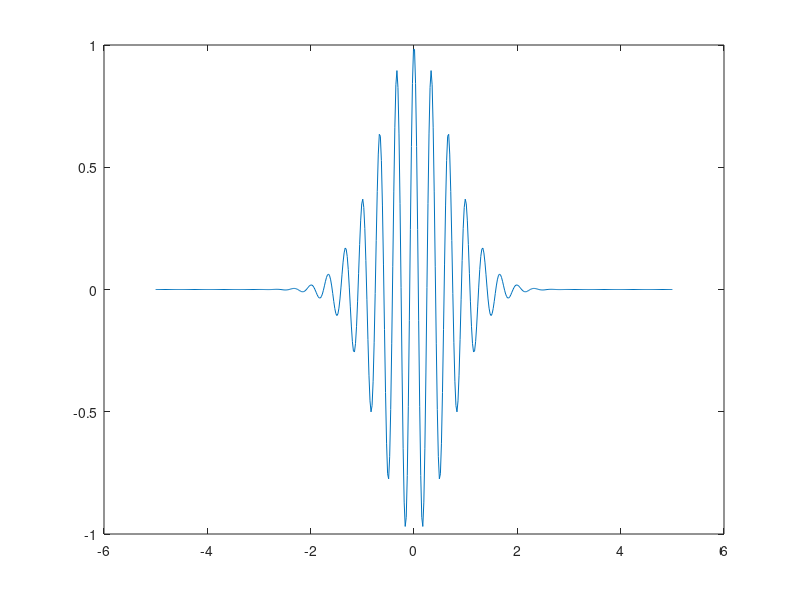

MATLAB code for this plot:
% Regression test function (black blox) for FreeMat v4.0
% This function is autogenerated by helpgen.
function bbtest_success = bbtest_hold
  bbtest_success = 1;
NumErrors = 0;
try
  x = linspace(-5,5,500);

catch
  NumErrors = NumErrors + 1;
end
try
  t = exp(-x.^2);

catch
  NumErrors = NumErrors + 1;
end
try
  y = t.*cos(2*pi*x*3);

catch
  NumErrors = NumErrors + 1;
end
try
  plot(x,y);

catch
  NumErrors = NumErrors + 1;
end
try
  mprint hold1

catch
  NumErrors = NumErrors + 1;
end
if (NumErrors ~= 0) bbtest_success = 0; return; end
NumErrors = 0;
try
  plot(x,y);

catch
  NumErrors = NumErrors + 1;
end
try
  hold on

catch
  NumErrors = NumErrors + 1;
end
try
  plot(x,t,'g-',x,-t,'b-')

catch
  NumErrors = NumErrors + 1;
end
try
  mprint hold2

catch
  NumErrors = NumErrors + 1;
end
if (NumErrors ~= 0) bbtest_success = 0; return; end
